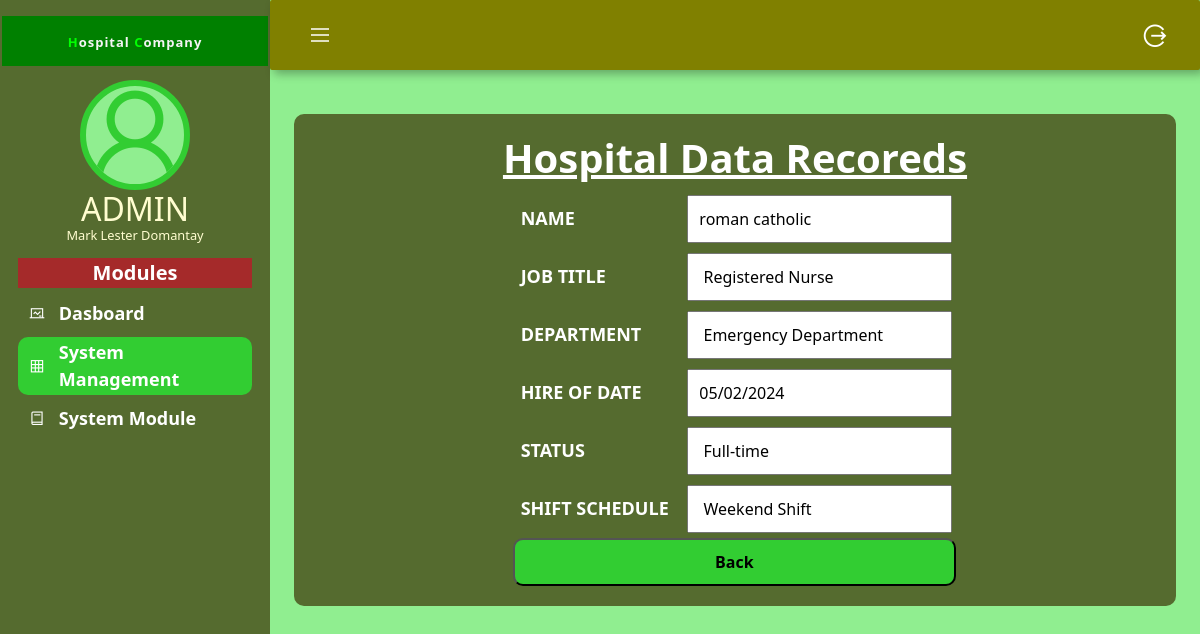
The page /admin/view.php?ID=2 on the database its author committed.
### tables this page shows
CREATE TABLE `info_table` (
  `ID` int(255) NOT NULL,
  `Ename` varchar(255) NOT NULL,
  `Ejob` varchar(255) NOT NULL,
  `Edept` varchar(255) NOT NULL,
  `Edate` date NOT NULL,
  `Estatus` varchar(255) NOT NULL,
  `Eshift` varchar(255) NOT NULL
);

### admin/view.php (the view, shortened to what this page needs)
<?php
$id = $_GET["ID"];
include("connection.php");
    ?>
<!DOCTYPE html>
<html lang="en">
<head>
  <link rel="stylesheet" type="text/css" href="css/action.css">
  <link rel="stylesheet" type="text/css" href="css/css/line-awesome.min.css">
  <link rel="stylesheet" type="text/css" href="css/bootstrap.min.css">
</head>
<body>
  <?php
include("includes/lm-sidebar.php");
?>
  <div class="main-content">
    <header>
      <div class="menu-toggle">
        <label for="sidebar-toggle">
          <span class="las la-bars"></span>
        </label>
      </div>
      <div class="logout"><a href="../login.php"><i class="las la-sign-out-alt"></a></i></div>
    </header>
    <main>
    <?php
    $sql = "SELECT * FROM info_table WHERE ID = $id LIMIT 1";
    $result = mysqli_query($connections, $sql);
    $row = mysqli_fetch_assoc($result);
    ?>
<article>
<div id="view-container" class="edit-container">
      <h1 id="vtitle" class="form-title">Hospital Data Recoreds</h1>
      <form method="post">
      <div class="formbdy" >
        <div class="main-user-info">
          <div class="user-input-box">
            <label id="vlbl" for="fullName">Name</label>
            <input id="vinpt" type="text"
                    id="fullName"
                    name="ename"
                    value="<?php echo $row['Ename'] ?>"readonly/>
          </div>
          <div class="user-input-box">
            <label id="vlbl" for="username">Job Title</label>
            <input id="vinpt" type="text"
                    id="username"
                    name="ejob"
                     value="<?php echo $row['Ejob'] ?>"readonly/>
          </div>
          <div class="user-input-box">
            <label id="vlbl" for="email">Department</label>
            <input id="vinpt" type="text"
                    id="email"
                    name="edept"
                     value="<?php echo $row['Edept'] ?>"readonly/>
          </div>
          <div class="user-input-box">
            <label id="vlbl" for="phoneNumber">Hire of Date</label>
            <input id="vinpt" type="date"
                    id="phoneNumber"
                    name="edate"
                     value="<?php echo $row['Edate'] ?>"readonly/>
          </div>
          <div class="user-input-box">
            <label id="vlbl" for="password">Status</label>
            <input id="vinpt" type="text"
                    id="password"
                    name="estatus"
                     value="<?php echo $row['Estatus'] ?>"readonly/>
          </div>
          <div class="user-input-box">
            <label id="vlbl" for="confirmPassword">Shift Schedule</label>
            <input id="vinpt" type="text"
                    id="confirmPassword"
                    name="eshift"
                    value="<?php echo $row['Eshift'] ?>"readonly/>
          </div>
        </div>
        <div  class="form-submit-btn">
          <a href="admin.php" ><input id="vbtn" type="button" value="Back"></a>
        </div>
        </div>
        </form>
    </div>
</article>
    </main>
  </div>
</body>
</html>

### admin/css/action.css (style rules this page uses)
* { box-sizing: border-box; text-decoration: none; list-style-type: none; margin: 0; padding: 0; }
body { height: 100%; }
.logout { font-size: 30px; text-decoration: none; cursor: pointer; border-radius: 30px; display: flex; justify-content: center; align-items: center; height: 50px; width: 50px; }
.logout a { color: white; }
header { background: olive ; color: white; font-weight: bold; height: 70px; padding: 0 20px; box-shadow: 4px 4px 10px rgba(0, 0,0,0.3); display: flex; justify-content: space-between; align-items: center; position: relative; left: 0; border-radius: 2px; width: 100%; transition: left 220ms; z-index: 30; }
.menu-toggle label { height: 60px; width: 60px; display: grid; place-items: center; font-size: 1.5rem; border-radius: 50%; }
.main-content { margin-left: 270px; background: lightgreen; transition: margin-left 280ms; }
main { padding: 1.5rem; height: 105vh; margin-top: 20px; }
#view-container { background: darkolivegreen; color: white; padding: 20px; border-radius: 10px; display: flex; flex-direction: column; align-items: center; justify-content: center; }
#vtitle { font-weight: bold; text-decoration: underline; }
#vlbl { width: 150px; display: inline-block; justify-content: left; margin: 0.2cm; font-size: 18px; text-transform: uppercase; font-weight: bold; }
#vinpt { padding: 10px; margin: 5px; font-size: 16px; width: 7cm; }
#vbtn { background: limegreen; color: black; font-weight: bold; border-radius: 10px; padding: 10px 200px 10px; }

### rows shown on the page
info_table: ename "roman catholic", ejob "Registered Nurse", edept "Emergency Department", edate "05/02/2024", estatus "Full-time", eshift "Weekend Shift"
